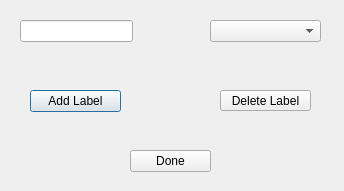
<?xml version="1.0" encoding="UTF-8"?>
<ui version="4.0">
 <class>CustomizeLabels</class>
 <widget class="QDialog" name="CustomizeLabels">
  <property name="geometry">
   <rect>
    <x>0</x>
    <y>0</y>
    <width>344</width>
    <height>191</height>
   </rect>
  </property>
  <property name="windowTitle">
   <string>Dialog</string>
  </property>
  <widget class="QLineEdit" name="lineEdit">
   <property name="geometry">
    <rect>
     <x>20</x>
     <y>20</y>
     <width>113</width>
     <height>22</height>
    </rect>
   </property>
  </widget>
  <widget class="QComboBox" name="comboBox">
   <property name="geometry">
    <rect>
     <x>210</x>
     <y>20</y>
     <width>111</width>
     <height>22</height>
    </rect>
   </property>
  </widget>
  <widget class="QPushButton" name="pushButton">
   <property name="geometry">
    <rect>
     <x>30</x>
     <y>90</y>
     <width>91</width>
     <height>22</height>
    </rect>
   </property>
   <property name="text">
    <string>Add Label</string>
   </property>
  </widget>
  <widget class="QPushButton" name="pushButton_2">
   <property name="geometry">
    <rect>
     <x>220</x>
     <y>90</y>
     <width>91</width>
     <height>21</height>
    </rect>
   </property>
   <property name="text">
    <string>Delete Label</string>
   </property>
  </widget>
  <widget class="QPushButton" name="pushButton_3">
   <property name="geometry">
    <rect>
     <x>130</x>
     <y>150</y>
     <width>81</width>
     <height>22</height>
    </rect>
   </property>
   <property name="text">
    <string>Done</string>
   </property>
  </widget>
 </widget>
 <resources/>
 <connections/>
</ui>
